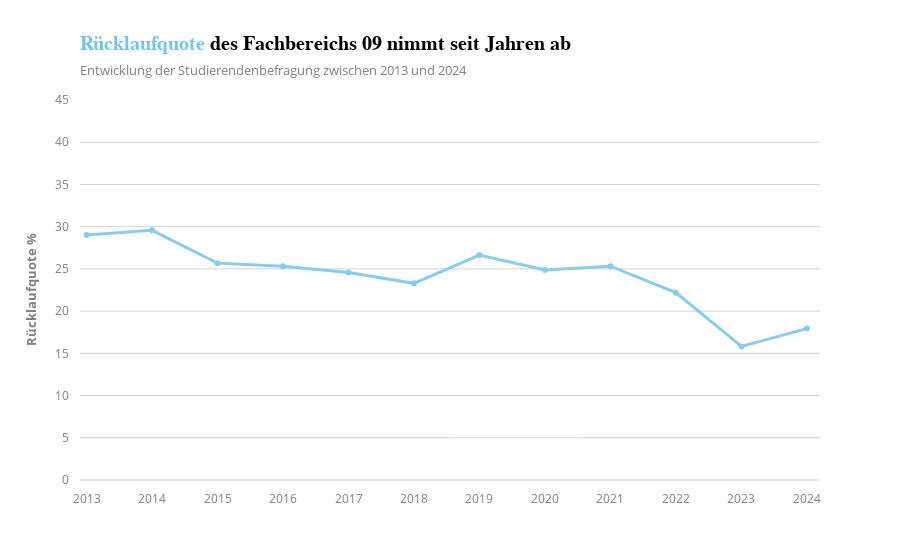

Here is the notebook cell this chart was saved with:
### Markdown cell above
## Entwicklung aller Abschlüsse

### Code cell
import plotly.express as px

fig = px.line(
    abschluss_df,
    x="Jahr",
    y="Gesamte Rücklaufquote",
    markers=True,
    title="<span style='color:#73c6e9;'>Rücklaufquote</span> des Fachbereichs 09 nimmt seit Jahren ab",
    subtitle="Entwicklung der Studierendenbefragung zwischen 2013 und 2024",
    color_discrete_sequence=px.colors.qualitative.Safe,
    template="infoviz"
)

fig.update_traces(line=dict(width=3)) 

fig.update_layout(
    yaxis=dict(range=[0, 45], title="Rücklaufquote %"),
    xaxis=dict(range=[2012.9, 2024.2], dtick=1, title=""),
)

fig.show()

### Figure 1 — Plotly figure (JSON) as saved in the notebook; plotly's stock layout.template omitted (floating-point values rounded to 4 significant figures)
{"data": [{"hovertemplate": "Jahr=%{x}<br>Gesamte Rücklaufquote=%{y}<extra></extra>", "legendgroup": "", "line": {"color": "rgb(136, 204, 238)", "dash": "solid", "width": 3}, "marker": {"symbol": "circle"}, "mode": "lines+markers", "name": "", "orientation": "v", "showlegend": false, "type": "scatter", "x": [2013, 2014, 2015, 2016, 2017, 2018, 2019, 2020, 2021, 2022, 2023, 2024], "xaxis": "x", "y": [29.0, 29.57, 25.68, 25.31, 24.58, 23.29, 26.64, 24.86, 25.32, 22.19, 15.81, 17.93], "yaxis": "y"}], "layout": {"legend": {"tracegroupgap": 0}, "title": {"subtitle": {"text": "Entwicklung der Studierendenbefragung zwischen 2013 und 2024"}, "text": "<span style='color:#73c6e9;'>Rücklaufquote</span> des Fachbereichs 09 nimmt seit Jahren ab"}, "xaxis": {"anchor": "y", "domain": [0, 1], "dtick": 1, "range": [2013.0, 2024.0], "title": {"text": ""}}, "yaxis": {"anchor": "x", "domain": [0, 1], "range": [0, 45], "title": {"text": "Rücklaufquote %"}}}}
